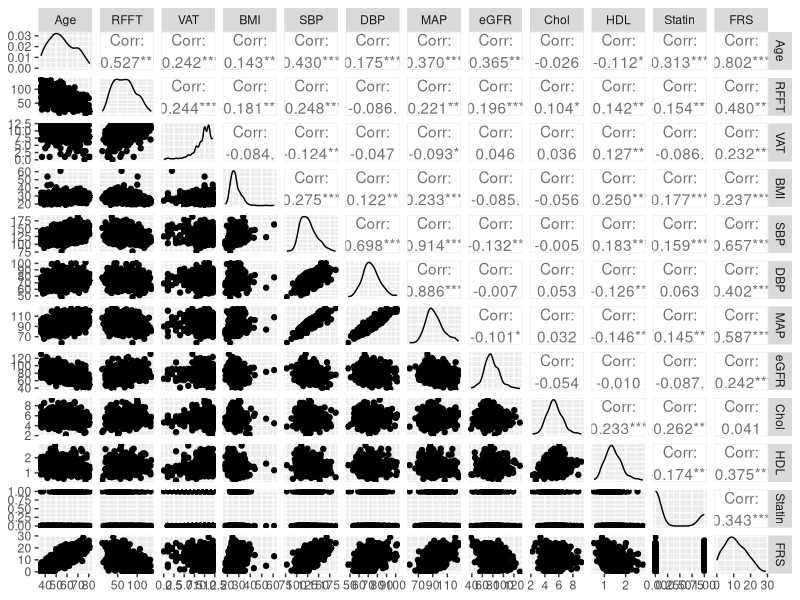
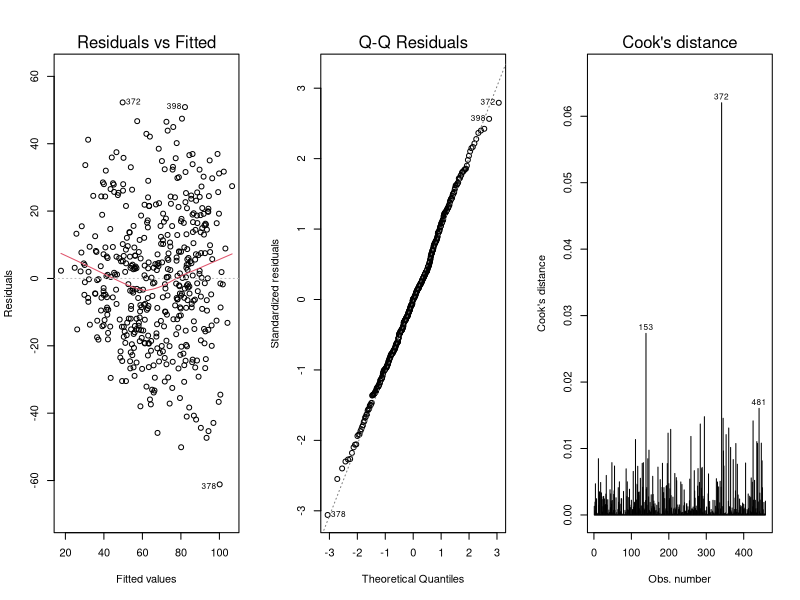

Recreate these plots in R, in order. (Note: this script raises an error after producing the figures.)
## ---- chunk 1
library(dplyr)
library(tidyverse)
library(GGally)
library(car)
## ---- chunk 2
prevend <- read.csv("../data/Prevend_Sample.csv")
## ---- chunk 3
sum(is.na(prevend))
## ---- chunk 4
summary(prevend)
## ---- chunk 5
#replacing negative values in the 4 relevant columns with NA
prevend$VAT <- replace(prevend$VAT, prevend$VAT < 0, NA)
prevend$Smoking <- replace(prevend$Smoking, prevend$Smoking < 0, NA)
prevend$HDL <- replace(prevend$HDL, prevend$HDL < 0, NA)
prevend$FRS <- replace(prevend$FRS, prevend$FRS < 0, NA)

#count the number of rows that have an NA value present
sum(!complete.cases(prevend))
## ---- chunk 6
# This removes only 2 NA observations on my machine, not 42. Not sure why.
prevend <-na.omit(prevend)
dim(prevend)
## ---- chunk 7
# remove irrelevant variable `Casenr` from the data frame.
prevend<- prevend[, -1]
## ---- chunk 8
# create new dataframe dummy variables removed
prevend.no.categ <- prevend[,-c(2,3,4,7,8,9,10,16)]
ggpairs(prevend.no.categ)
## ---- chunk 9
# remove df prevend.no.categ
rm(prevend.no.categ)
## ---- chunk 10
# create a matrix of correlations
(cor <- round(cor(prevend[,-5]),2))

# correlation between RFFT and other predictors
round(cor(prevend$RFFT,prevend[,-5]),2)
## ---- chunk 11
m.full <- lm(RFFT ~ . ,data=prevend)
summary(m.full)
## ---- chunk 12
par(mfrow=c(1,3))
plot(m.full,c(1,2,4))
## ---- chunk 13
rsd <- resid(m.full)
par(mfrow=c(10,2))
par(mar=c(3.8, 4, 2, 0.5))
plot(prevend$Age,rsd,xlab="Age",ylab="residual")
abline(a=0,b=0)
plot(prevend$Gender,rsd,xlab="Gender",ylab="residual")
abline(a=0,b=0)
plot(prevend$Ethnicity,rsd,xlab="Ethnicity",ylab="residual")
abline(a=0,b=0)
plot(prevend$Education,rsd,xlab="Education",ylab="residual")
abline(a=0,b=0)
plot(prevend$VAT,rsd,xlab="VAT",ylab="residual")
abline(a=0,b=0)
plot(prevend$CVD,rsd,xlab="CVD",ylab="residual")
abline(a=0,b=0)
plot(prevend$DM,rsd,xlab="DM",ylab="residual")
abline(a=0,b=0)
plot(prevend$Smoking,rsd,xlab="Smoking",ylab="residual")
abline(a=0,b=0)
plot(prevend$Hypertension,rsd,xlab="Hypertension",ylab="residual")
abline(a=0,b=0)
plot(prevend$BMI,rsd,xlab="BMI",ylab="residual")
abline(a=0,b=0)
plot(prevend$SBP,rsd,xlab="SBP",ylab="residual")
abline(a=0,b=0)
plot(prevend$DBP,rsd,xlab="DBP",ylab="residual")
abline(a=0,b=0)
plot(prevend$MAP,rsd,xlab="MAP",ylab="residual")
abline(a=0,b=0)
plot(prevend$eGFR,rsd,xlab="eGFR",ylab="residual")
abline(a=0,b=0)
plot(prevend$Albuminuria,rsd,xlab="Albuminuria",ylab="residual")
abline(a=0,b=0)
plot(prevend$Chol,rsd,xlab="Chol",ylab="residual")
abline(a=0,b=0)
plot(prevend$HDL,rsd,xlab="HDL",ylab="residual")
abline(a=0,b=0)
plot(prevend$Statin,rsd,xlab="Statin",ylab="residual")
abline(a=0,b=0)
plot(prevend$FRS,rsd,xlab="FRS",ylab="residual")
abline(a=0,b=0)
## ---- chunk 14
plot(density(prevend$Ethnicity))
## ---- chunk 15
plot(density(prevend$RFFT))
## ---- chunk 16
ft <- fitted(m.full)
plot(ft,prevend$RFFT,xlab="fitted",ylab="RFFT",main="RFFT vs Fitted")
abline(a=0,b=1,col="red")
## ---- chunk 17
vif(m.full)
## ---- chunk 18
boxCox(m.full)
## ---- chunk 19
sqrtRFFT <- sqrt(prevend$RFFT)
sqrtAge <- sqrt(prevend$Age)
sqrtGender <- sqrt(prevend$Gender)
sqrtEthnicity <- sqrt(prevend$Ethnicity)
sqrtEducation <- sqrt(prevend$Education)
sqrtVAT <- sqrt(prevend$VAT)
sqrtCVD <- sqrt(prevend$CVD)
sqrtDM <- sqrt(prevend$DM)
sqrtSmoking <- sqrt(prevend$Smoking)
sqrtHypertension <- sqrt(prevend$Hypertension)
sqrtBMI <- sqrt(prevend$BMI)
sqrtSBP <- sqrt(prevend$SBP)
sqrtDBP <- sqrt(prevend$DBP)
sqrtMAP <- sqrt(prevend$MAP)
sqrteGFR <- sqrt(prevend$eGFR)
sqrtAlbuminuria <- sqrt(prevend$Albuminuria)
sqrtChol <- sqrt(prevend$Chol)
sqrtHDL <- sqrt(prevend$HDL)
sqrtStatin <- sqrt(prevend$Statin)
sqrtFRS <- sqrt(prevend$FRS)
sqrt.prevend <- data.frame(sqrtRFFT,sqrtAge,sqrtGender,sqrtEthnicity,sqrtEducation,sqrtVAT,sqrtCVD,
                                sqrtDM,sqrtSmoking,sqrtHypertension,sqrtBMI,sqrtSBP,
                                sqrtDBP,sqrtMAP,sqrteGFR,sqrtAlbuminuria,sqrtChol,sqrtHDL,sqrtStatin,sqrtFRS)
m.sqrt.full<- lm(sqrt.prevend$sqrtRFFT ~ ., data=sqrt.prevend)
summary(m.sqrt.full)
## ---- chunk 20
summary(m.sqrt.full)
## ---- chunk 21
par(mfrow=c(2,2))
plot(ft,prevend$RFFT,xlab="fitted",ylab="RFFT",main="RFFT vs Fitted")
abline(a=0,b=1,col="red")

plot(m.sqrt.full$fitted.values,sqrtRFFT,xlab="Fitted vs sqrt(Y)")
abline(a=0,b=1,col="red")
## ---- chunk 22
backAIC <- step(m.full,direction="backward", data=prevend)
## ---- chunk 23
n <- nrow(prevend)
backBIC <- step(m.full, direction="backward", data=prevend, k=log(n))
## ---- chunk 24
m.full.intercept <- lm(RFFT~1, data=prevend)
forwardAIC <- step(m.full.intercept, scope=list(lower= ~ 1, upper= m.full),
direction="forward", data=prevend)
## ---- chunk 25
forwardBIC <- step(m.full.intercept, scope=list(lower= ~ 1, upper= m.full), direction="forward",
data=prevend, k=log(n))
## ---- chunk 26
# backward AIC
m.backAIC <- lm(RFFT ~ Age + Ethnicity + Education + VAT + CVD + Smoking + Hypertension +SBP + DBP + MAP + eGFR + Chol + Statin, data=prevend)
summary(m.backAIC)

# backward BIC
m.backBIC <- lm(RFFT ~ Age + Education + Smoking, data=prevend)
summary(m.backBIC)

# forward AIC
m.forwardAIC <- lm(RFFT ~ Education + Age + Smoking + Ethnicity + VAT + Chol + Statin + eGFR + BMI, data=prevend)
summary(m.forwardAIC)

# forward BIC
m.forwardBIC <- lm(RFFT ~ Education + Age + Smoking, data=prevend)
summary(m.forwardBIC)
## ---- chunk 27
# interaction on backward AIC
m.full.back.int.2 <- lm(RFFT ~ (Age + Ethnicity + Education + VAT + CVD + Smoking + Hypertension + 
    SBP + DBP + MAP + eGFR + Chol + Statin)^2, data=prevend)
backAIC.int.2 <- step(m.full.back.int.2, direction="backward", data=prevend)
## ---- chunk 28
m.backAIC.int.2 <- lm(RFFT ~ Age + Ethnicity + Education + VAT + CVD + Smoking + Hypertension + 
    SBP + DBP + MAP + eGFR + Chol + Statin + Age:Ethnicity + 
    Age:Education + Age:Smoking + Age:SBP + Age:MAP + Age:Chol + 
    Age:Statin + Ethnicity:VAT + Ethnicity:Smoking + Ethnicity:Hypertension + 
    Ethnicity:SBP + Ethnicity:DBP + Ethnicity:MAP + Ethnicity:eGFR + 
    Ethnicity:Chol + Education:Smoking + Education:Hypertension + 
    Education:SBP + VAT:SBP + CVD:Smoking + CVD:SBP + Smoking:SBP + 
    Smoking:DBP + Smoking:eGFR + Hypertension:DBP + Hypertension:MAP + 
    Hypertension:Chol + Hypertension:Statin + SBP:DBP + SBP:MAP + 
    SBP:Statin + DBP:Chol, data=prevend)
summary(m.backAIC.int.2)
## ---- chunk 29
# interaction on forward AIC
m.full.forw.int.2 <- lm(RFFT ~ (Education + Age + Smoking + Ethnicity + VAT + Chol + Statin + eGFR + BMI)^2, data=prevend)
forwardAIC.int.2 <- step(m.full.intercept, scope=list(lower= ~ 1, upper= m.full.forw.int.2),
direction="forward", data=prevend)
## ---- chunk 30
m.forwAIC.int.2 <- lm(RFFT ~ Education + Age + Smoking + Statin + Chol + Ethnicity + 
    eGFR + VAT + Education:Age + Education:Smoking + Ethnicity:eGFR + 
    Education:VAT, data=prevend)
summary(m.forwAIC.int.2)
